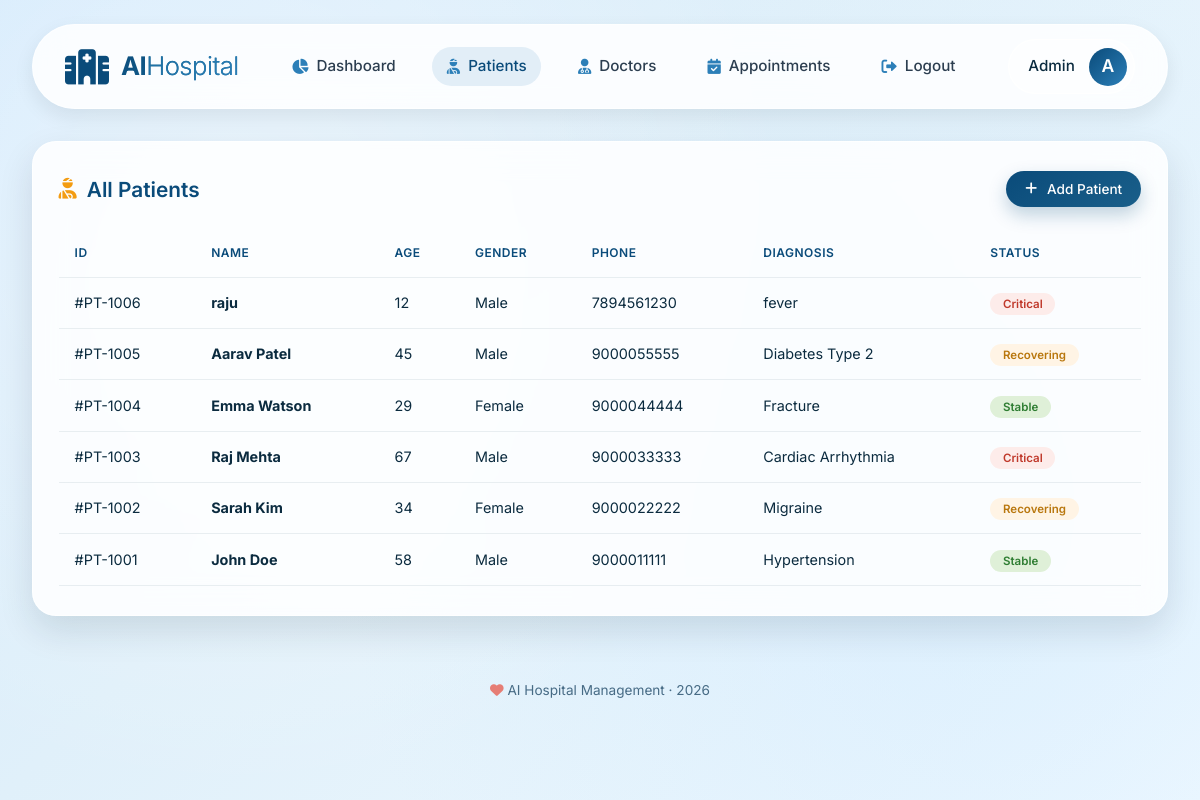
The app's page /patients (signed in) with its own data.
### tables this page shows
CREATE TABLE patients (
                id INTEGER PRIMARY KEY AUTOINCREMENT,
                name TEXT NOT NULL,
                age INTEGER DEFAULT 0,
                gender TEXT DEFAULT 'Other',
                phone TEXT DEFAULT '',
                diagnosis TEXT DEFAULT '',
                status TEXT DEFAULT 'Stable',
                created_at TEXT DEFAULT CURRENT_TIMESTAMP
            );

### app.py (the view)
@app.route("/patients")
@login_required
def patients():
    conn = get_db()
    try:
        rows = conn.execute(
            "SELECT * FROM patients ORDER BY id DESC"
        ).fetchall() or []
    except Exception as e:
        logger.error(f"Patients error: {e}")
        rows = []
    finally:
        close_db(conn)
    return render_template("patients.html", patients=rows)

### app.py (called while the page is built)
def get_db():
    conn = sqlite3.connect(DB_PATH, timeout=10)
    conn.row_factory = sqlite3.Row
    return conn

def login_required(f):
    @wraps(f)
    def wrapper(*args, **kwargs):
        if not session.get("user"):
            flash("Please log in to continue.", "warning")
            return redirect(url_for("login"))
        return f(*args, **kwargs)
    return wrapper

@app.context_processor
def inject_globals():
    return {
        "current_year": datetime.now().year,
        "app_name": "AI Hospital",
    }

### templates/patients.html (shortened to what this page needs)
{% extends "base.html" %}
{% block content %}
<div class="glass-card">
  <div class="card-header">
    <h3><i class="fas fa-user-injured"></i> All Patients</h3>
    <a href="{{ url_for('add_patient') }}" class="btn btn-sm">
      <i class="fas fa-plus"></i> Add Patient
    </a>
  </div>
  <div class="table-wrapper">
    {% if patients and patients|length > 0 %}
    <table>
      <thead>
        <tr>
          <th>ID</th><th>Name</th><th>Age</th><th>Gender</th>
          <th>Phone</th><th>Diagnosis</th><th>Status</th>
        </tr>
      </thead>
      <tbody>
        {% for p in patients %}
        <tr>
          <td>#PT-{{ 1000 + (p.id or 0) }}</td>
          <td><strong>{{ p.name or 'Unknown' }}</strong></td>
          <td>{{ p.age or 0 }}</td>
          <td>{{ p.gender or 'N/A' }}</td>
          <td>{{ p.phone or '—' }}</td>
          <td>{{ p.diagnosis or '—' }}</td>
          <td>
            <span class="status-pill {% if p.status == 'Critical' %}critical{% elif p.status == 'Recovering' %}recovering{% endif %}">
              {{ p.status or 'Stable' }}
            </span>
          </td>
        </tr>
        {% endfor %}
      </tbody>
    </table>
    {% else %}
      <p style="color:#5b7e99; text-align:center; padding:2rem;">No patients yet.</p>
    {% endif %}
  </div>
</div>
{% endblock %}

### static/style.css (style rules this page uses)
* { margin: 0; padding: 0; box-sizing: border-box; }
:root { --primary: #0a4b7a; --primary-light: #2c7fb8; --primary-soft: #e3f2fd; --accent: #f39c12; --surface: rgba(255, 255, 255, 0.85); --surface-strong: rgba(255, 255, 255, 0.96); --text-dark: #0b2b3f; --text-soft: #2c3e50; --success: #2ecc71; --danger: #e74c3c; --warning: #f39c12; --shadow-sm: 0 8px 20px rgba(0, 20, 30, 0.08); --shadow-md: 0 15px 35px rgba(0, 30, 50, 0.12); --shadow-lg: 0 25px 50px rgba(0, 20, 40, 0.2); --radius: 24px; --radius-sm: 16px; --transition: all 0.3s cubic-bezier(0.25, 0.46, 0.45, 0.94); }
body { font-family: 'Inter', -apple-system, BlinkMacSystemFont, sans-serif; color: var(--text-dark); min-height: 100vh; overflow-x: hidden; background: #eef7fc; line-height: 1.5; }
.glass-card { background: var(--surface); backdrop-filter: blur(16px); border-radius: var(--radius); padding: 1.8rem 1.6rem; box-shadow: var(--shadow-md); border: 1px solid rgba(255,255,255,0.75); transition: var(--transition); }
.card-header { display: flex; justify-content: space-between; align-items: center; margin-bottom: 1.4rem; }
.card-header h3 { font-weight: 600; font-size: 1.3rem; color: var(--primary); display: flex; align-items: center; gap: 10px; }
.card-header h3 i { color: var(--accent); }
.status-pill { background: #dff0d8; color: #2e7d32; font-size: 0.72rem; font-weight: 600; padding: 0.25rem 0.8rem; border-radius: 40px; }
.status-pill.critical { background: #fdecea; color: #c0392b; }
.status-pill.recovering { background: #fff4e5; color: #b9770e; }
.btn { background: linear-gradient(145deg, var(--primary), #1a5f8a); border: none; color: #fff; font-weight: 500; padding: 0.8rem 1.6rem; border-radius: 50px; font-size: 0.95rem; cursor: pointer; transition: var(--transition); display: inline-flex; align-items: center; gap: 10px; box-shadow: 0 8px 18px rgba(10,75,122,0.25); text-decoration: none; }
.btn-sm { padding: 0.5rem 1.2rem; font-size: 0.85rem; }
.table-wrapper { overflow-x: auto; }
table { width: 100%; border-collapse: collapse; font-size: 0.9rem; }
th, td { padding: 0.9rem 1rem; text-align: left; border-bottom: 1px solid rgba(0,50,80,0.08); }
th { color: var(--primary); font-weight: 600; text-transform: uppercase; font-size: 0.75rem; letter-spacing: 0.5px; }
tbody tr { transition: var(--transition); }

### records on screen
patients: 1000+(p.idor0) "1006", name "raju", age "12", gender "Male", phone "7894561230", diagnosis "fever", status "Critical"
patients: 1000+(p.idor0) "1005", name "Aarav Patel", age "45", gender "Male", phone "9000055555", diagnosis "Diabetes Type 2", status "Recovering"
patients: 1000+(p.idor0) "1004", name "Emma Watson", age "29", gender "Female", phone "9000044444", diagnosis "Fracture", status "Stable"
patients: 1000+(p.idor0) "1003", name "Raj Mehta", age "67", gender "Male", phone "9000033333", diagnosis "Cardiac Arrhythmia", status "Critical"
patients: 1000+(p.idor0) "1002", name "Sarah Kim", age "34", gender "Female", phone "9000022222", diagnosis "Migraine", status "Recovering"
patients: 1000+(p.idor0) "1001", name "John Doe", age "58", gender "Male", phone "9000011111", diagnosis "Hypertension", status "Stable"

### other values on screen
{{ session.get('user')|capitalize }} "Admin"
{{ session.get('user', 'U')[0]|upper }} "A"
